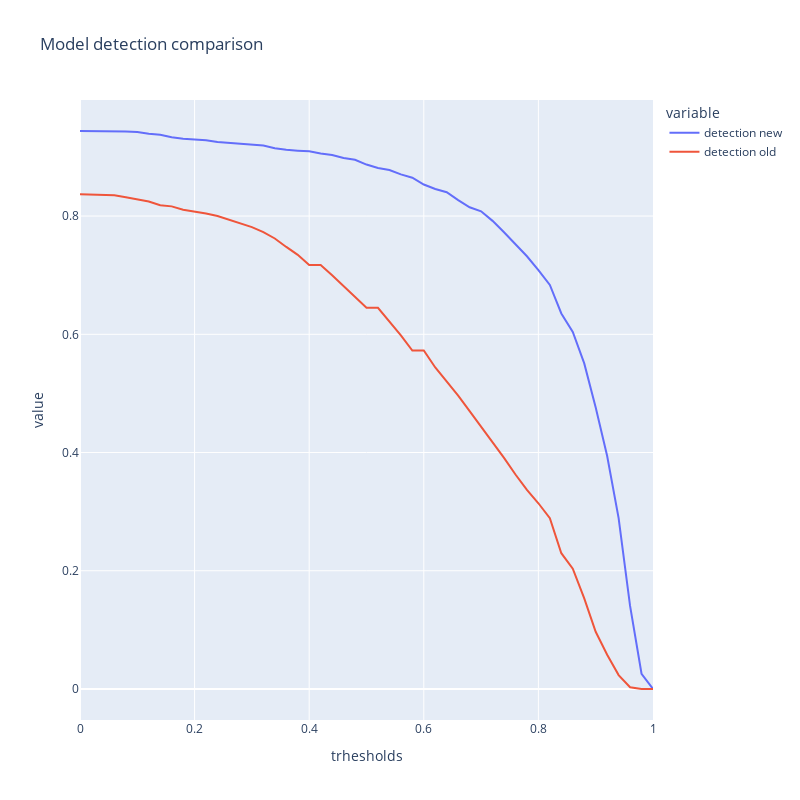

The cell this chart's notebook holds for it:
### Code cell
import pandas as pd
df_det_0 = pd.read_csv("1.0.0.csv")
df_det_1 = pd.read_csv("0.0.1.csv")

df_det_0 = df_det_0.rename(columns={"detection": "detection new", "iou":"iou new"})
df_det_1 = df_det_1.rename(columns={"trhesholds":"t","detection": "detection old", "iou": "iou old"})

df = pd.concat([df_det_0,df_det_1],axis = 1)
df = df[["trhesholds","detection new","detection old","iou old","iou new"]]


import plotly.express as px

fig = px.line(df, x="trhesholds", y=["detection new","detection old"], title="Model detection comparison", width=800, height=800)
fig.show()

### Figure 1 — Plotly figure (JSON) as saved in the notebook; plotly's stock layout.template omitted (floating-point values rounded to 4 significant figures)
{"data": [{"hovertemplate": "variable=detection new<br>trhesholds=%{x}<br>value=%{y}<extra></extra>", "legendgroup": "detection new", "line": {"color": "#636efa", "dash": "solid"}, "marker": {"symbol": "circle"}, "mode": "lines", "name": "detection new", "orientation": "v", "showlegend": true, "type": "scatter", "x": [0, 0.02, 0.04, 0.06, 0.08, 0.1, 0.12, 0.14, 0.16, 0.18, 0.2, 0.22, 0.24, 0.26, 0.28, 0.3, 0.32, 0.34, 0.36, 0.38, 0.4, 0.42, 0.44, 0.46, 0.48, 0.5, 0.52, 0.54, 0.56, 0.58, 0.6, 0.62, 0.64, 0.66, 0.68, 0.7, 0.72, 0.74, 0.76, 0.78, 0.8, 0.82, 0.84, 0.86, 0.88, 0.9, 0.92, 0.94, 0.96, 0.98, 1], "xaxis": "x", "y": [0.9439, 0.9439, 0.9439, 0.9439, 0.9431, 0.9424, 0.9392, 0.9375, 0.9332, 0.9307, 0.9295, 0.9283, 0.9253, 0.9237, 0.9222, 0.9203, 0.9194, 0.9147, 0.912, 0.9106, 0.9095, 0.9058, 0.9034, 0.8982, 0.8953, 0.8871, 0.8814, 0.878, 0.8705, 0.8648, 0.8534, 0.8458, 0.8403, 0.8271, 0.8148, 0.8081, 0.7919, 0.7727, 0.7529, 0.732, 0.7087, 0.6834, 0.6353, 0.6039, 0.5508, 0.4761, 0.3941, 0.2892, 0.1406, 0.0258, 0], "yaxis": "y"}, {"hovertemplate": "variable=detection old<br>trhesholds=%{x}<br>value=%{y}<extra></extra>", "legendgroup": "detection old", "line": {"color": "#EF553B", "dash": "solid"}, "marker": {"symbol": "circle"}, "mode": "lines", "name": "detection old", "orientation": "v", "showlegend": true, "type": "scatter", "x": [0, 0.02, 0.04, 0.06, 0.08, 0.1, 0.12, 0.14, 0.16, 0.18, 0.2, 0.22, 0.24, 0.26, 0.28, 0.3, 0.32, 0.34, 0.36, 0.38, 0.4, 0.42, 0.44, 0.46, 0.48, 0.5, 0.52, 0.54, 0.56, 0.58, 0.6, 0.62, 0.64, 0.66, 0.68, 0.7, 0.72, 0.74, 0.76, 0.78, 0.8, 0.82, 0.84, 0.86, 0.88, 0.9, 0.92, 0.94, 0.96, 0.98, 1], "xaxis": "x", "y": [0.8371, 0.8367, 0.8366, 0.8351, 0.8318, 0.8286, 0.8247, 0.8182, 0.8164, 0.8107, 0.8077, 0.8043, 0.8002, 0.7942, 0.7884, 0.7813, 0.7728, 0.7621, 0.7478, 0.7344, 0.7171, 0.7171, 0.6997, 0.6816, 0.6626, 0.6448, 0.6448, 0.6223, 0.5981, 0.5725, 0.5725, 0.5439, 0.5204, 0.4963, 0.4702, 0.4439, 0.4179, 0.391, 0.3628, 0.3369, 0.3142, 0.289, 0.2297, 0.2035, 0.1533, 0.0968, 0.0579, 0.0235, 0.003, 0, 0], "yaxis": "y"}], "layout": {"height": 800, "legend": {"title": {"text": "variable"}, "tracegroupgap": 0}, "title": {"text": "Model detection comparison"}, "width": 800, "xaxis": {"anchor": "y", "autorange": true, "domain": [0, 1], "range": [0, 1], "title": {"text": "trhesholds"}, "type": "linear"}, "yaxis": {"anchor": "x", "autorange": true, "domain": [0, 1], "range": [-0.05244, 0.9963], "title": {"text": "value"}, "type": "linear"}}}
